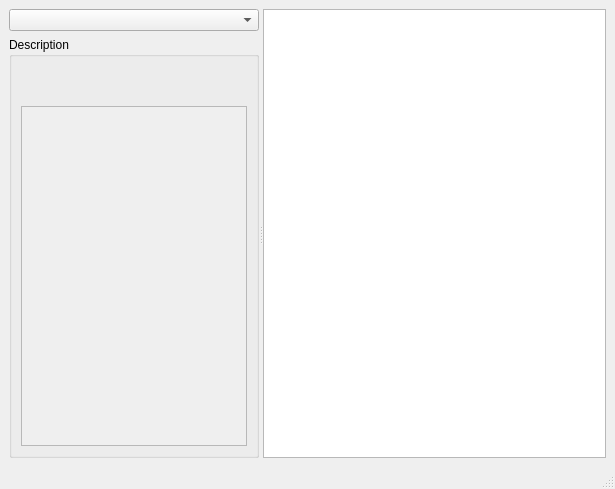
<?xml version="1.0" encoding="UTF-8"?>
<ui version="4.0">
 <class>mediaViewerWindow</class>
 <widget class="QMainWindow" name="mediaViewerWindow">
  <property name="geometry">
   <rect>
    <x>0</x>
    <y>0</y>
    <width>615</width>
    <height>489</height>
   </rect>
  </property>
  <property name="windowTitle">
   <string>MainWindow</string>
  </property>
  <widget class="QWidget" name="centralwidget">
   <layout class="QHBoxLayout" name="horizontalLayout">
    <item>
     <widget class="QSplitter" name="splitter">
      <property name="orientation">
       <enum>Qt::Horizontal</enum>
      </property>
      <widget class="QWidget" name="">
       <layout class="QVBoxLayout" name="verticalLayout_3" stretch="0,0">
        <property name="sizeConstraint">
         <enum>QLayout::SetDefaultConstraint</enum>
        </property>
        <item>
         <widget class="QComboBox" name="devicesComboBox">
          <property name="enabled">
           <bool>true</bool>
          </property>
          <property name="sizePolicy">
           <sizepolicy hsizetype="Expanding" vsizetype="Fixed">
            <horstretch>0</horstretch>
            <verstretch>0</verstretch>
           </sizepolicy>
          </property>
          <property name="minimumSize">
           <size>
            <width>250</width>
            <height>0</height>
           </size>
          </property>
          <property name="maximumSize">
           <size>
            <width>16777215</width>
            <height>16777215</height>
           </size>
          </property>
         </widget>
        </item>
        <item>
         <widget class="QGroupBox" name="groupBox">
          <property name="sizePolicy">
           <sizepolicy hsizetype="Expanding" vsizetype="Preferred">
            <horstretch>0</horstretch>
            <verstretch>0</verstretch>
           </sizepolicy>
          </property>
          <property name="minimumSize">
           <size>
            <width>250</width>
            <height>0</height>
           </size>
          </property>
          <property name="maximumSize">
           <size>
            <width>16777215</width>
            <height>16777215</height>
           </size>
          </property>
          <property name="title">
           <string>Description</string>
          </property>
          <layout class="QVBoxLayout" name="verticalLayout_2">
           <item>
            <widget class="QLabel" name="nameLabel">
             <property name="text">
              <string/>
             </property>
             <property name="wordWrap">
              <bool>true</bool>
             </property>
             <property name="textInteractionFlags">
              <set>Qt::LinksAccessibleByMouse|Qt::TextSelectableByMouse</set>
             </property>
            </widget>
           </item>
           <item>
            <widget class="QLabel" name="typeLabel">
             <property name="text">
              <string/>
             </property>
            </widget>
           </item>
           <item>
            <widget class="QScrollArea" name="scrollArea">
             <property name="sizePolicy">
              <sizepolicy hsizetype="Expanding" vsizetype="Expanding">
               <horstretch>0</horstretch>
               <verstretch>0</verstretch>
              </sizepolicy>
             </property>
             <property name="horizontalScrollBarPolicy">
              <enum>Qt::ScrollBarAlwaysOff</enum>
             </property>
             <property name="widgetResizable">
              <bool>true</bool>
             </property>
             <widget class="QWidget" name="scrollAreaWidgetContents">
              <property name="geometry">
               <rect>
                <x>0</x>
                <y>0</y>
                <width>226</width>
                <height>326</height>
               </rect>
              </property>
              <layout class="QVBoxLayout" name="verticalLayout">
               <item>
                <widget class="ControlWidget" name="controlWidget" native="true"/>
               </item>
              </layout>
             </widget>
            </widget>
           </item>
          </layout>
         </widget>
        </item>
       </layout>
      </widget>
      <widget class="QGraphicsView" name="mediaGraphicsView">
       <property name="sizePolicy">
        <sizepolicy hsizetype="Expanding" vsizetype="Expanding">
         <horstretch>1</horstretch>
         <verstretch>0</verstretch>
        </sizepolicy>
       </property>
      </widget>
     </widget>
    </item>
   </layout>
  </widget>
  <widget class="QMenuBar" name="menubar">
   <property name="geometry">
    <rect>
     <x>0</x>
     <y>0</y>
     <width>615</width>
     <height>21</height>
    </rect>
   </property>
  </widget>
  <widget class="QStatusBar" name="statusbar"/>
 </widget>
 <customwidgets>
  <customwidget>
   <class>ControlWidget</class>
   <extends>QWidget</extends>
   <header location="global">controlwidget.h</header>
   <container>1</container>
  </customwidget>
 </customwidgets>
 <tabstops>
  <tabstop>mediaGraphicsView</tabstop>
  <tabstop>devicesComboBox</tabstop>
 </tabstops>
 <resources/>
 <connections/>
</ui>
